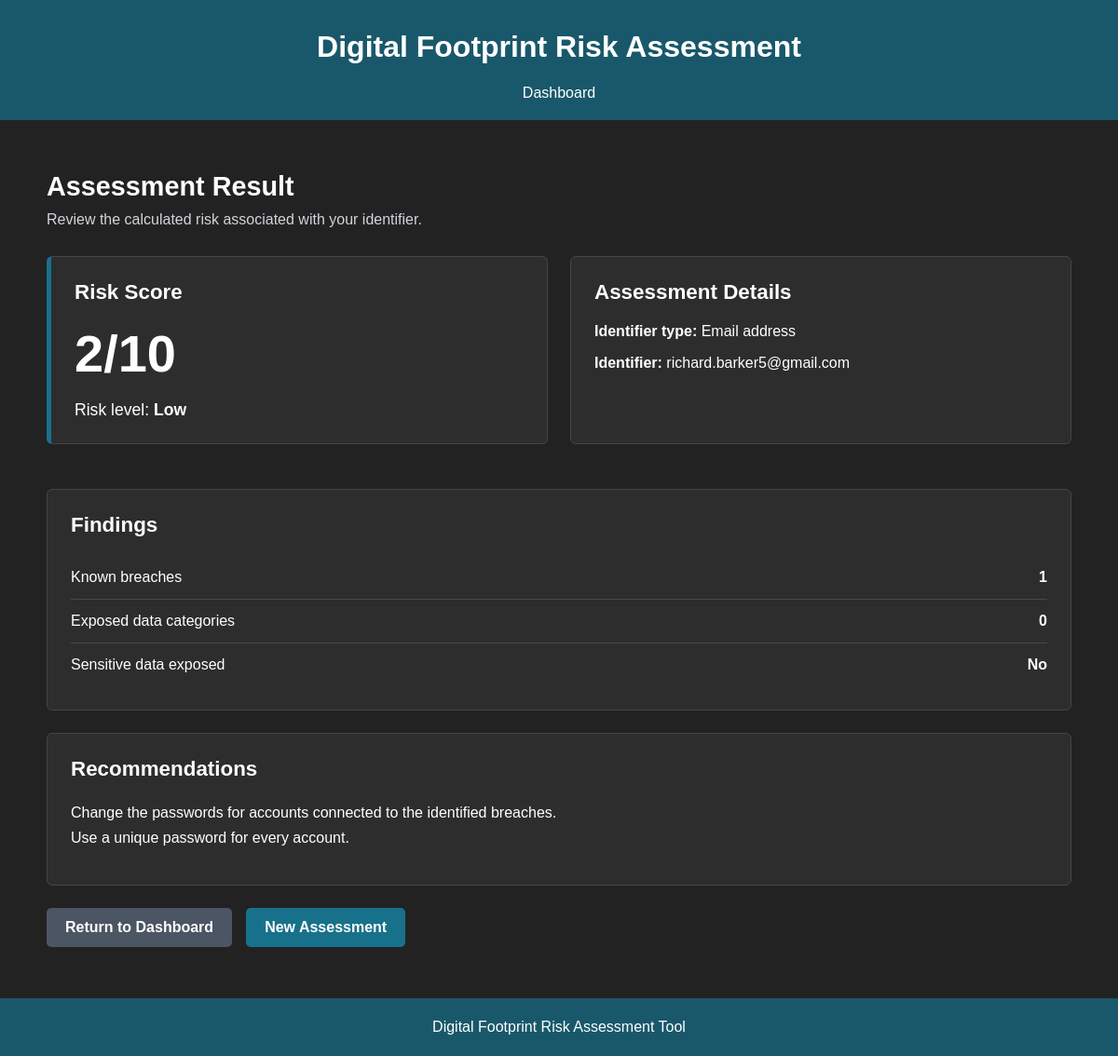
Screenshot of /assessments/111/ (signed in) with the database file from the repository.
### assessments/models.py (models this page shows, shortened)
class RiskAssessment(models.Model):
    IDENTIFIER_TYPES = [
        ("email", "Email address"),
    ]
    RISK_LEVEL_CHOICES = [
        ("low", "Low"),
        ("medium", "Medium"),
        ("high", "High"),
    ]
    user = models.ForeignKey(
        settings.AUTH_USER_MODEL,
        on_delete=models.CASCADE,
        related_name="risk_assessments",
        null=True,
        blank=True,
    )
    identifier_type = models.CharField(
        max_length=20,
        choices=IDENTIFIER_TYPES,
    )
    identifier = models.CharField(
        max_length=255,
    )
    breach_count = models.PositiveIntegerField(
        default=0,
    )
    exposed_data_count = models.PositiveIntegerField(
        default=0,
    )
    sensitive_data_exposed = models.BooleanField(
        default=False,
    )
    risk_score = models.PositiveSmallIntegerField(
        default=1,
        validators=[
            MinValueValidator(1),
            MaxValueValidator(10),
        ],
    )
    risk_level = models.CharField(
        max_length=20,
        choices=RISK_LEVEL_CHOICES,
        default="low",
    )
    recommendations = models.TextField(
        blank=True,
    )
    created_at = models.DateTimeField(
        auto_now_add=True,
    )

### assessments/views.py (the view)
@login_required
def assessment_result_view(request, assessment_id):
    assessment = get_object_or_404(
        RiskAssessment,
        id=assessment_id,
        user=request.user,
    )
    return render(
        request,
        "assessments/assessment_result.html",
        {"assessment": assessment},
    )

### assessments/templates/assessments/assessment_result.html (shortened to what this page needs)
{% load static %}
<!DOCTYPE html>
<html lang="en">
<head>
    <link
        rel="stylesheet"
        href="{% static 'css/result.css' %}"
    >
</head>
<body>
    <header class="site-header">
        <h1>Digital Footprint Risk Assessment</h1>
        <nav class="site-navigation">
            <a href="{% url 'accounts:dashboard' %}">
                Dashboard
            </a>
        </nav>
    </header>
    <main class="main-content">
        <section class="result-heading">
            <h2>Assessment Result</h2>
            <p>
                Review the calculated risk associated with your identifier.
            </p>
        </section>
        <section class="result-grid">
            <article class="result-card score-card">
                <h3>Risk Score</h3>
                <div class="risk-score">
                    {{ assessment.risk_score }}/10
                </div>
                <p class="risk-level">
                    Risk level:
                    <strong>
                        {{ assessment.get_risk_level_display }}
                    </strong>
                </p>
            </article>
            <article class="result-card">
                <h3>Assessment Details</h3>
                <p>
                    <strong>Identifier type:</strong>
                    {{ assessment.get_identifier_type_display }}
                </p>
                <p>
                    <strong>Identifier:</strong>
                    {{ assessment.identifier }}
                </p>
            </article>
        </section>
        <section class="result-card findings-card">
            <h3>Findings</h3>
            <div class="finding-row">
                <span>Known breaches</span>
                <strong>
                    {{ assessment.breach_count }}
                </strong>
            </div>
            <div class="finding-row">
                <span>Exposed data categories</span>
                <strong>
                    {{ assessment.exposed_data_count }}
                </strong>
            </div>
            <div class="finding-row">
                <span>Sensitive data exposed</span>
                <strong>
                    {% if assessment.sensitive_data_exposed %}
                        Yes
                    {% else %}
                        No
                    {% endif %}
                </strong>
            </div>
        </section>
        <section class="result-card recommendations-card">
            <h3>Recommendations</h3>
            <div class="recommendations">
                {{ assessment.recommendations|linebreaks }}
            </div>
        </section>
        <div class="page-actions">
            <a
                href="{% url 'accounts:dashboard' %}"
                class="secondary-button"
            >
                Return to Dashboard
            </a>
            <a
                href="{% url 'assessments:create' %}"
                class="primary-button"
            >
                New Assessment
            </a>
        </div>
    </main>
    <footer class="site-footer">
        <p>Digital Footprint Risk Assessment Tool</p>
    </footer>
</body>
</html>

### assessments/static/css/result.css (style rules this page uses)
* { box-sizing: border-box; }
html { min-height: 100%; }
body { min-height: 100vh; margin: 0; background-color: #222222; color: #ffffff; font-family: Arial, Helvetica, sans-serif; }
.site-header { width: 100%; padding: 32px 20px 20px; background-color: #19586b; text-align: center; }
.site-header h1 { margin: 0 0 22px; color: #ffffff; font-size: 2rem; }
.site-navigation { display: flex; justify-content: center; gap: 28px; }
.site-navigation a { color: #ffffff; text-decoration: none; font-size: 1rem; }
.main-content { width: min(1100px, 92%); min-height: 65vh; margin: 0 auto; padding: 55px 0; }
.result-heading { margin-bottom: 30px; }
.result-heading h2 { margin: 0 0 10px; font-size: 1.8rem; }
.result-heading p { margin: 0; color: #d1d5db; }
.result-grid { display: grid; grid-template-columns: repeat( auto-fit, minmax(280px, 1fr) ); gap: 24px; margin-bottom: 24px; }
.result-card { margin-bottom: 24px; padding: 25px; background-color: #2d2d2d; border: 1px solid #454545; border-radius: 6px; }
.result-card h3 { margin-top: 0; margin-bottom: 20px; font-size: 1.4rem; }
.score-card { border-left: 5px solid #18718b; }
.risk-score { margin-bottom: 10px; font-size: 3.5rem; font-weight: bold; }
.risk-level { margin-bottom: 0; font-size: 1.1rem; }
.finding-row { display: flex; justify-content: space-between; align-items: center; gap: 20px; padding: 14px 0; border-bottom: 1px solid #494949; }
.finding-row:last-child { border-bottom: none; }
.recommendations { line-height: 1.7; }
.recommendations p { margin-top: 0; margin-bottom: 12px; }
.page-actions { display: flex; flex-wrap: wrap; gap: 15px; margin-top: 10px; }
.primary-button, .secondary-button { display: inline-block; padding: 12px 20px; border-radius: 5px; text-decoration: none; font-weight: bold; }
.primary-button { background-color: #18718b; color: #ffffff; }
.secondary-button { background-color: #4b5563; color: #ffffff; }
.site-footer { padding: 22px; background-color: #19586b; text-align: center; }
.site-footer p { margin: 0; }

### rows the page displays
RiskAssessment: risk_score "2", risk_level "Low", identifier_type "Email address", identifier "richard.barker5@gmail.com", breach_count "1", exposed_data_count "0", recommendations "Change the passwords for accounts connected to the identified breaches. Use a unique password for every account."
